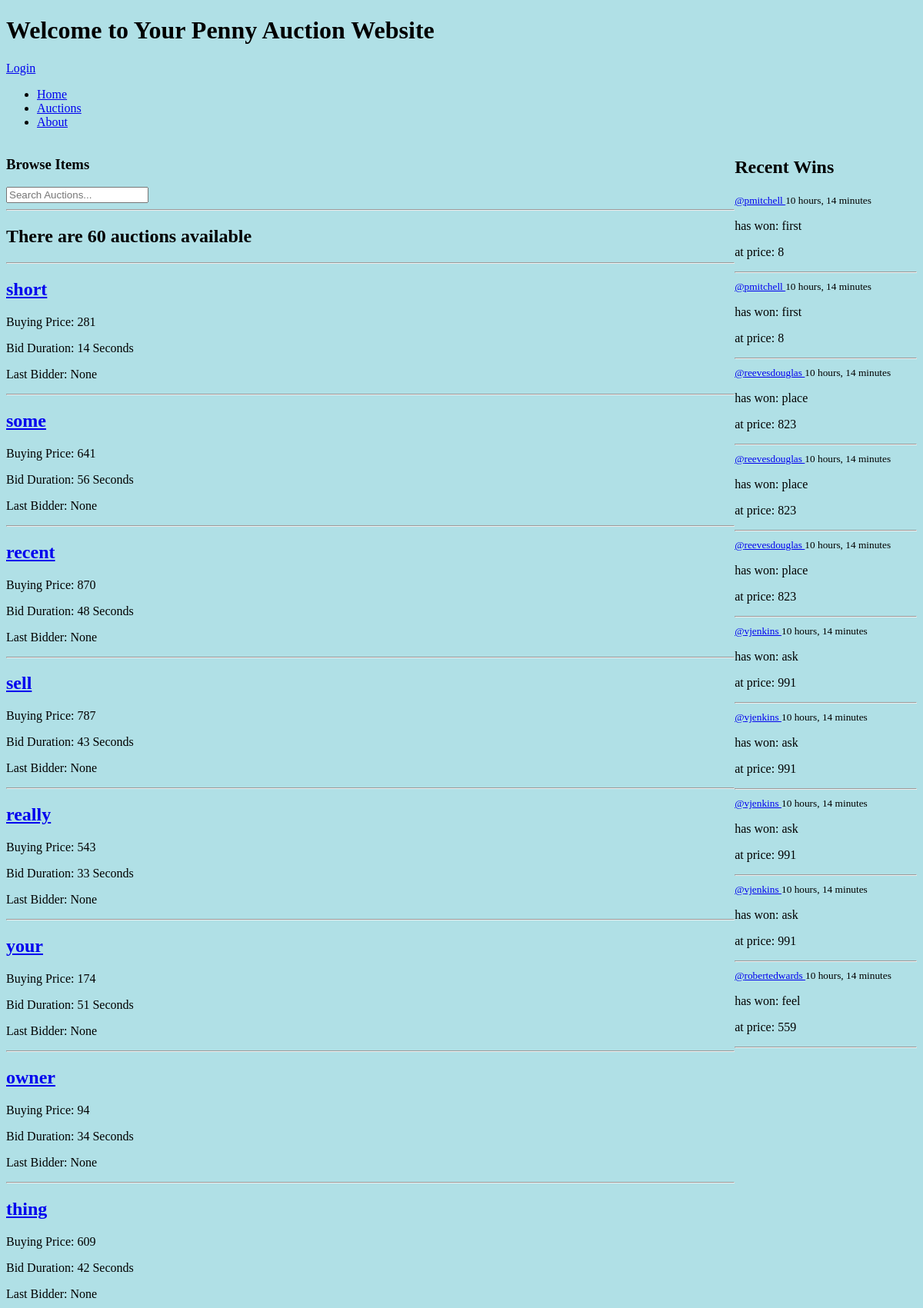
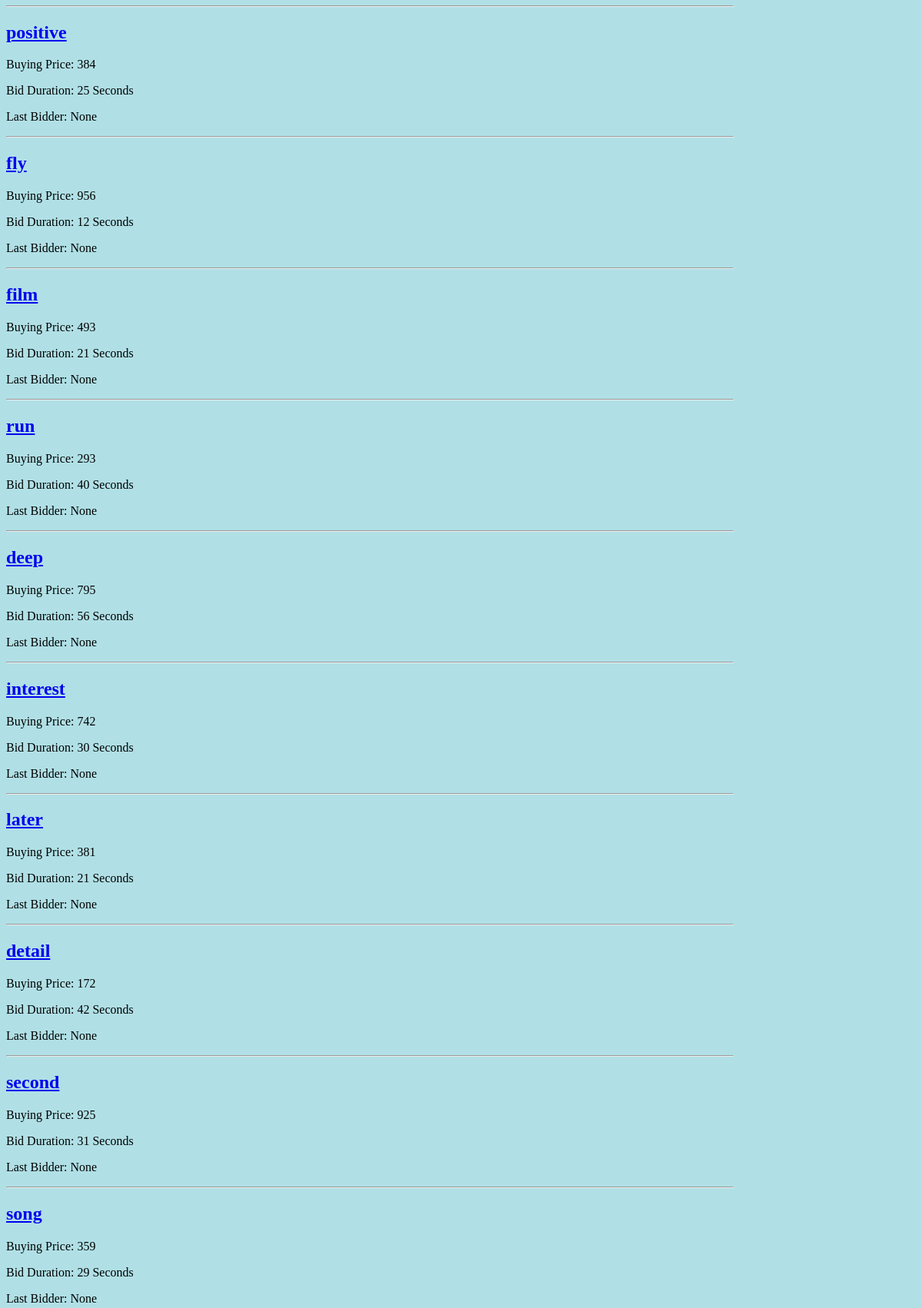
The page / (upper part) on the database its author committed (2 pictures, top to bottom).
### base/models.py (models this page shows)
class Auction(models.Model):
    product = models.ForeignKey(Product, on_delete=models.CASCADE)
    start_time = models.DateTimeField(default=timezone.now)
    end_time = models.DateTimeField(null=True)
    current_price = models.DecimalField(max_digits=10, decimal_places=0)
    bid_duration = models.IntegerField()
    last_bid = models.ForeignKey(Bid, on_delete=models.SET_NULL, null=True, related_name="auction_last_bid")
    class Meta:
        ordering = ['-start_time']

class Product(models.Model):
    company = models.ForeignKey(Company, on_delete=models.CASCADE)
    name = models.CharField(max_length=255)
    price = models.DecimalField(max_digits=10, decimal_places=0)
    description = models.TextField(null=True, blank=True)
    category = models.CharField(max_length=50, choices=[(ca.value, ca.name) for ca in Category])

class Deal(models.Model):
    product = models.ForeignKey(Product, on_delete=models.CASCADE)
    date_modified = models.DateTimeField(auto_now_add=True)
    address = models.TextField(null=False)
    user = models.ForeignKey(User, on_delete=models.CASCADE, related_name='deals')
    deal_type = models.CharField(max_length=50, choices=[(dt.value, dt.name) for dt in DealType])
    transaction = models.ForeignKey(Transaction, on_delete=models.SET_NULL, null=True)
    class Meta:
        ordering = ['-date_modified']

class User(AbstractUser):
    name = models.CharField(max_length=200, null=True)
    address = models.TextField(null=True)
    email = models.EmailField(unique=True, null=True)
    phone = models.CharField(max_length=14, null=True)
    bids_number = models.IntegerField(default=0)
    bio = models.TextField(null=True)
    groups = models.ManyToManyField(
        'auth.Group', related_name='custom_user_set', blank=True
    )
    user_permissions = models.ManyToManyField(
        'auth.Permission', related_name='custom_user_set', blank=True
    )

class Transaction(models.Model):
    payment_number = models.CharField(max_length=25)
    price = models.DecimalField(max_digits=10, decimal_places=0, null=False, default=0)

### base/views.py (the view)
# urls.py: path('', views.home, name="home"),
def home(request):
    q = request.GET.get('q') if request.GET.get('q') != None else ''
    auctions = Auction.objects.filter(
        Q(product__name__icontains=q) |
        Q(product__company__name__icontains=q) |
        Q(product__description__icontains=q)
    )
    won_deals = Deal.objects.filter(deal_type='Auction')[:10]
    auction_count = auctions.count()
    context = {'auctions': auctions, 'auction_count': auction_count, 'won_deals': won_deals}
    return render(request, 'base/home.html', context)

### base/templates/base/home.html (shortened to what this page needs)
{% extends 'main.html' %}
{% block content %}
<div class="home-container">
  <div>
      <div>
        <h3>Browse Items</h3>
        <form method="GET" action="{% url 'home' %}">
        <input type="text" name="q" placeholder="Search Auctions..."/>
        </form>
        <hr>
      </div>
    <h2>There are {{auction_count}} auctions available</h2>
    <hr>
    <body>
  <div class="container">
    <div class="auction-grid">
      {% for auction in auctions %}
        {% if forloop.counter0|divisibleby:4 %}
          <div class="auction-column">
        {% endif %}
        <div class="auction-card">
          <a href="{% url 'auction' auction.id %}"><h2>{{ auction.product.name }} </h2> </a>
          <p>Buying Price: <span class="price">{{ auction.current_price }}</span></p>
          <p>Bid Duration: {{ auction.bid_duration }} Seconds</p>
          <p>Last Bidder: {% if auction.last_bidder %}{{ auction.last_bidder.username }}{% else %}None{% endif %}</p>
        </div>
        {% if forloop.counter|divisibleby:4 or forloop.last %}
          </div>
        {% endif %}
        <hr>
      {% endfor %}
    </div>
  </div>
</body>
  </div>
  <div>
     <h2>Recent Wins</h2>
      {% for deal in won_deals%}
      <div>
        <small><a href="{% url 'user-profile' deal.user.id %}">@{{deal.user}} </a>{{deal.date_modified|timesince}}</small>
        <p>has won: {{deal.product.name}}</p>
        <p>at price: {{deal.transaction.price}}</p>
        <hr>
      </div>
      {% endfor%}
  </div>
</div>
{% endblock content %}

### static/styles/style.css (style rules this page uses)
body { background-color: powderblue; }

### base/templates/base/home.html (style rules this page uses)
.home-container { display: grid; grid-template-columns: 4fr 1fr; }

### rows shown on the page
Auction: product.name "short", current_price "281", bid_duration "14"
Auction: product.name "some", current_price "641", bid_duration "56"
Auction: product.name "recent", current_price "870", bid_duration "48"
Auction: product.name "sell", current_price "787", bid_duration "43"
Auction: product.name "really", current_price "543", bid_duration "33"
Auction: product.name "your", current_price "174", bid_duration "51"
Auction: product.name "owner", current_price "94", bid_duration "34"
Auction: product.name "thing", current_price "609", bid_duration "42"
Auction: product.name "positive", current_price "384", bid_duration "25"
Auction: product.name "fly", current_price "956", bid_duration "12"
Auction: product.name "film", current_price "493", bid_duration "21"
Auction: product.name "run", current_price "293", bid_duration "40"
Auction: product.name "deep", current_price "795", bid_duration "56"
Auction: product.name "interest", current_price "742", bid_duration "30"
Auction: product.name "later", current_price "381", bid_duration "21"
Auction: product.name "detail", current_price "172", bid_duration "42"
Auction: product.name "second", current_price "925", bid_duration "31"
Auction: product.name "song", current_price "359", bid_duration "29"
Deal: user "pmitchell", date_modified "10 hours, 14 minutes", product.name "first", transaction.price "8"
Deal: user "pmitchell", date_modified "10 hours, 14 minutes", product.name "first", transaction.price "8"
Deal: user "reevesdouglas", date_modified "10 hours, 14 minutes", product.name "place", transaction.price "823"
Deal: user "reevesdouglas", date_modified "10 hours, 14 minutes", product.name "place", transaction.price "823"
Deal: user "reevesdouglas", date_modified "10 hours, 14 minutes", product.name "place", transaction.price "823"
Deal: user "vjenkins", date_modified "10 hours, 14 minutes", product.name "ask", transaction.price "991"
Deal: user "vjenkins", date_modified "10 hours, 14 minutes", product.name "ask", transaction.price "991"
Deal: user "vjenkins", date_modified "10 hours, 14 minutes", product.name "ask", transaction.price "991"
Deal: user "vjenkins", date_modified "10 hours, 14 minutes", product.name "ask", transaction.price "991"
Deal: user "robertedwards", date_modified "10 hours, 14 minutes", product.name "feel", transaction.price "559"

### other values the page prints
{{ auction_count }} "60"
